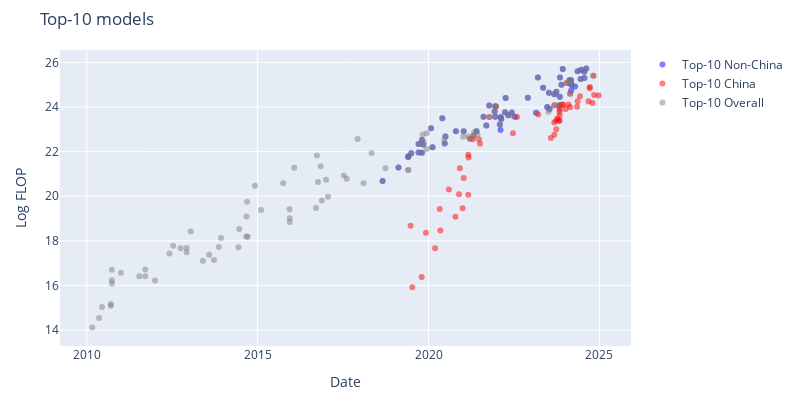

The notebook cell this image was saved under:
### Code cell
non_china_df = df_filtered[df_filtered['category'] == 'Non-China']
china_df = df_filtered[df_filtered['category'] == 'China']
recent_top_models_df = top_models_df[top_models_df['date'] > pd.to_datetime('2010-01-01')]

fig = go.Figure()

fig.add_trace(go.Scatter(
    x=non_china_df['date'],
    y=non_china_df['log_flop'],
    mode='markers',
    marker=dict(color=colors['Non-China'], opacity=0.5),
    text=non_china_df['Model'],
    hoverinfo='text',
    name=f'Top-{top_n} Non-China'
))

fig.add_trace(go.Scatter(
    x=china_df['date'],
    y=china_df['log_flop'],
    mode='markers',
    marker=dict(color=colors['China'], opacity=0.5),
    text=china_df['Model'],
    hoverinfo='text',
    name=f'Top-{top_n} China'
))

fig.add_trace(go.Scatter(
    x=recent_top_models_df['date'],
    y=recent_top_models_df['log_flop'],
    mode='markers',
    marker=dict(color='grey', opacity=0.5),
    text=recent_top_models_df['Model'],
    hoverinfo='text',
    name=f'Top-{top_n} Overall'
))

fig.update_layout(
    width=800,
    height=400,
    xaxis_title='Date',
    yaxis_title='Log FLOP',
    title=f'Top-{top_n} models',
    margin=dict(t=50, l=60, r=60, b=50),
)

save_plot(fig, results_dir, f'top_{top_n}_models_without_kickstarting')

fig.show()

### Figure 1 — Plotly figure (JSON) as saved in the notebook; plotly's stock layout.template omitted (floating-point values rounded to 4 significant figures)
{"data": [{"hoverinfo": "text", "marker": {"color": "blue", "opacity": 0.5}, "mode": "markers", "name": "Top-10 Non-China", "text": ["Big Transformer for Back-Translation", "GPT-2 (1.5B)", "Grover-Mega", "XLNet", "RoBERTa Large", "Megatron-LM (8.3B)", "Megatron-BERT", "T5-11B", "T5-3B", "XLM-RoBERTa", "Meena", "Turing-NLG", "GPT-3 175B (davinci)", "GPT-3 13B", "GShard (dense)", "mT5-XXL", "Switch", "ByT5-XXL", "Jurassic-1-Jumbo", "HyperCLOVA 82B", "Megatron-Turing NLG 530B", "Gopher (280B)", "GLaM", "EXAONE 1.0", "AlphaCode", "GPT-NeoX-20B", "LaMDA", "ST-MoE", "Chinchilla", "PaLM (540B)", "OPT-175B", "BIG-G 137B", "BLOOM-176B", "GPT-3.5", "LLaMA-65B", "GPT-4", "PaLM 2", "Inflection-1", "Claude 2", "Llama 2-70B", "Falcon-180B", "Amazon Titan", "Mi:dm 200B", "Grok-1", "GPT-4 Turbo", "Inflection-2", "Gemini 1.0 Ultra", "Gemini 1.5 Pro", "Mistral Large", "Claude 3 Opus", "Aramco Metabrain AI", "Claude 3 Sonnet", "Inflection-2.5", "Reka Core", "GPT-4o", "Nemotron-4 340B", "Claude 3.5 Sonnet", "Llama 3.1-405B", "Mistral Large 2", "Grok-2"], "type": "scatter", "x": ["2018-08-28T00:00:00", "2019-02-14T00:00:00", "2019-05-29T00:00:00", "2019-06-01T00:00:00", "2019-07-01T00:00:00", "2019-09-17T00:00:00", "2019-09-17T00:00:00", "2019-10-23T00:00:00", "2019-10-23T00:00:00", "2019-11-05T00:00:00", "2020-01-28T00:00:00", "2020-02-13T00:00:00", "2020-05-28T00:00:00", "2020-06-22T00:00:00", "2020-06-30T00:00:00", "2020-10-20T00:00:00", "2021-01-11T00:00:00", "2021-05-28T00:00:00", "2021-08-11T00:00:00", "2021-09-10T00:00:00", "2021-10-11T00:00:00", "2021-12-08T00:00:00", "2021-12-13T00:00:00", "2021-12-14T00:00:00", "2022-02-02T00:00:00", "2022-02-09T00:00:00", "2022-02-10T00:00:00", "2022-02-17T00:00:00", "2022-03-29T00:00:00", "2022-04-04T00:00:00", "2022-05-02T00:00:00", "2022-06-09T00:00:00", "2022-07-11T00:00:00", "2022-11-28T00:00:00", "2023-02-24T00:00:00", "2023-03-15T00:00:00", "2023-05-10T00:00:00", "2023-06-23T00:00:00", "2023-07-11T00:00:00", "2023-07-18T00:00:00", "2023-09-06T00:00:00", "2023-09-28T00:00:00", "2023-10-31T00:00:00", "2023-11-04T00:00:00", "2023-11-06T00:00:00", "2023-11-22T00:00:00", "2023-12-06T00:00:00", "2024-02-15T00:00:00", "2024-02-26T00:00:00", "2024-03-04T00:00:00", "2024-03-04T00:00:00", "2024-03-04T00:00:00", "2024-03-07T00:00:00", "2024-04-15T00:00:00", "2024-05-13T00:00:00", "2024-06-14T00:00:00", "2024-06-20T00:00:00", "2024-07-23T00:00:00", "2024-07-24T00:00:00", "2024-08-13T00:00:00"], "y": [20.68, 21.28, 21.76, 21.79, 21.93, 21.96, 22.34, 22.52, 21.95, 22.32, 23.05, 22.2, 23.5, 22.36, 22.68, 22.91, 22.91, 22.91, 23.57, 23.17, 24.07, 23.8, 23.56, 24.03, 23.21, 22.97, 23.55, 23.46, 23.76, 24.4, 23.63, 23.75, 23.56, 24.41, 23.74, 25.32, 24.87, 24.0, 24.64, 23.91, 24.58, 24.68, 24.08, 24.46, 25.32, 25.0, 25.7, 25.2, 25.05, 25.2, 25.02, 24.74, 25.0, 24.92, 25.6, 25.26, 25.67, 25.58, 25.3, 25.72]}, {"hoverinfo": "text", "marker": {"color": "red", "opacity": 0.5}, "mode": "markers", "name": "Top-10 China", "text": ["Tensorized Transformer (257M)", "R-Transformer", "LSTM(large)+Sememe+cell", "MMLSTM", "TransformerXL + spectrum control", "Segatron XL large, M=384", "NAS+ESS (156M)", "ERNIE-GEN (large)", "Memformer (4 encoder + 16 decoder)", "KEPLER", "CPM-Large", "ERNIE-Doc (247M)", "Wu Dao - Wen Yuan", "Wu Dao - Wen Lan", "Wu Dao - Wen Hui", "M6-T", "GLM-10B", "PLUG", "PanGu-α", "CPM-2", "ERNIE 3.0", "Yuan 1.0", "ERNIE 3.0 Titan", "CodeGeeX", "GLM-130B", "PanGu-Σ", "JIANG", "Baichuan2-13B", "Hunyuan", "FLM-101B", "Qwen-7B", "Qwen-14B", "CodeFuse-13B", "Skywork-13B", "Nanbeige-16B", "BlueLM 175B", "BlueLM 130B", "BlueLM 70B", "Yi-34B", "Qwen-72B", "XVERSE-65B-2", "DeepSeek LLM 67B", "GLM-4 (0116)", "Qwen1.5-72B", "MegaScale (530B)", "MegaScale (Production)", "DeepSeek-V2 (MoE-236B)", "Yi-Large", "Qwen2-72B", "DeepSeek-V2.5", "Qwen2.5-72B", "Telechat2-115B", "Yi-Lightning", "Doubao-pro", "Hunyuan-Large", "DeepSeek-V3"], "type": "scatter", "x": ["2019-06-24T00:00:00", "2019-07-12T00:00:00", "2019-10-20T00:00:00", "2019-12-05T00:00:00", "2020-03-11T00:00:00", "2020-04-30T00:00:00", "2020-05-06T00:00:00", "2020-08-06T00:00:00", "2020-10-14T00:00:00", "2020-11-23T00:00:00", "2020-12-01T00:00:00", "2020-12-31T00:00:00", "2021-01-11T00:00:00", "2021-03-01T00:00:00", "2021-03-01T00:00:00", "2021-03-05T00:00:00", "2021-03-18T00:00:00", "2021-04-19T00:00:00", "2021-04-25T00:00:00", "2021-06-24T00:00:00", "2021-07-05T00:00:00", "2021-10-12T00:00:00", "2021-12-23T00:00:00", "2022-06-22T00:00:00", "2022-08-04T00:00:00", "2023-03-20T00:00:00", "2023-08-01T00:00:00", "2023-09-06T00:00:00", "2023-09-07T00:00:00", "2023-09-07T00:00:00", "2023-09-28T00:00:00", "2023-09-28T00:00:00", "2023-10-10T00:00:00", "2023-10-30T00:00:00", "2023-11-01T00:00:00", "2023-11-02T00:00:00", "2023-11-02T00:00:00", "2023-11-02T00:00:00", "2023-11-02T00:00:00", "2023-11-30T00:00:00", "2023-12-08T00:00:00", "2024-01-05T00:00:00", "2024-01-17T00:00:00", "2024-02-04T00:00:00", "2024-02-23T00:00:00", "2024-02-23T00:00:00", "2024-05-07T00:00:00", "2024-05-13T00:00:00", "2024-06-07T00:00:00", "2024-09-06T00:00:00", "2024-09-19T00:00:00", "2024-09-20T00:00:00", "2024-10-18T00:00:00", "2024-10-28T00:00:00", "2024-11-06T00:00:00", "2024-12-24T00:00:00"], "y": [18.68, 15.92, 16.38, 18.37, 17.66, 19.42, 18.46, 20.3, 19.08, 20.09, 21.26, 19.46, 20.81, 21.86, 20.06, 21.74, 22.58, 22.56, 22.71, 22.56, 22.35, 23.55, 24.02, 22.82, 23.55, 23.67, 22.61, 23.31, 24.08, 22.76, 23.0, 23.4, 23.49, 23.4, 23.38, 24.02, 23.89, 23.62, 23.79, 24.11, 24.1, 23.91, 25.08, 24.11, 23.99, 24.59, 24.01, 24.26, 24.48, 24.25, 24.89, 24.84, 24.18, 25.4, 24.54, 24.52]}, {"hoverinfo": "text", "marker": {"color": "grey", "opacity": 0.5}, "mode": "markers", "name": "Top-10 Overall", "text": ["6-layer MLP (MNIST)", "Feedforward NN", "iCCCP", "Pooling CNN (Caltech 101)", "Pooling CNN (NORB)", "RNN 1000/5 + RT09 LM (NIST RT05)", "RNN 500/10 + RT09 LM (NIST RT05)", "KN5 LM + RNN 400/10 (WSJ)", "Deep Autoencoders", "High Performance CNN", "CNN Committee (NIST)", "CNN Committee (MNIST)", "LSTM LM", "Dropout (ImageNet)", "Unsupervised High-level Feature Learner", "AlexNet", "DistBelief Speech", "DNN EM segmentation", "DistBelief NNLM", "ReLU-Speech", "Hierarchical Scene Labeling", "Mitosis", "Visualizing CNNs", "TransE", "GANs", "SPPNet", "RNNsearch-50*", "VGG16", "Seq2Seq LSTM", "GoogLeNet / InceptionV1", "SNM-skip", "MSRA (C, PReLU)", "AlphaGo Fan", "DeepSpeech2 (English)", "ResNet-152 (ImageNet)", "ResNet-101 (ImageNet)", "AlphaGo Lee", "ResNet-200", "GNMT", "Xception", "NASv3 (CIFAR-10)", "PolyNet", "Libratus", "MoE-Multi", "JFT", "OpenAI TI7 DOTA 1v1", "AlphaZero", "AmoebaNet-A (F=448)", "ResNeXt-101 32x48d", "Big Transformer for Back-Translation", "BigGAN-deep 512x512", "GPT-2 (1.5B)", "Grover-Mega", "MnasNet-A3", "MnasNet-A1 + SSDLite", "XLNet", "RoBERTa Large", "Megatron-BERT", "Megatron-LM (8.3B)", "T5-3B", "T5-11B", "AlphaStar", "XLM-RoBERTa", "Noisy Student (L2)", "OpenAI Five Rerun", "OpenAI Five", "Meena", "Turing-NLG", "GPT-3 175B (davinci)", "iGPT-XL", "GPT-3 13B", "GShard (dense)", "mT5-XXL", "DALL-E", "Switch", "Meta Pseudo Labels", "GLM-10B", "PanGu-α", "ProtT5-XXL", "ByT5-XXL", "ViT-G/14", "Jurassic-1-Jumbo", "HyperCLOVA 82B", "Megatron-Turing NLG 530B", "Yuan 1.0", "Gopher (280B)", "GLaM", "EXAONE 1.0", "ERNIE 3.0 Titan", "AlphaCode", "LaMDA", "ST-MoE", "Chinchilla", "PaLM (540B)", "OPT-175B", "BIG-G 137B", "Parti", "GPT-3.5", "LLaMA-65B", "GPT-4", "PaLM 2", "Inflection-1", "xTrimoPGLM -100B", "Claude 2", "Llama 2-70B", "Falcon-180B", "Hunyuan", "Amazon Titan", "Mi:dm 200B", "Grok-1", "GPT-4 Turbo", "Inflection-2", "Gemini 1.0 Ultra", "GLM-4 (0116)", "Gemini 1.5 Pro", "MegaScale (Production)", "Mistral Large", "Claude 3 Opus", "Aramco Metabrain AI", "Inflection-2.5", "GPT-4o", "Nemotron-4 340B", "Claude 3.5 Sonnet", "Llama 3.1-405B", "Mistral Large 2", "Grok-2", "Doubao-pro"], "type": "scatter", "x": ["2010-03-01T00:00:00", "2010-05-13T00:00:00", "2010-06-13T00:00:00", "2010-09-15T00:00:00", "2010-09-15T00:00:00", "2010-09-26T00:00:00", "2010-09-26T00:00:00", "2010-09-26T00:00:00", "2011-01-01T00:00:00", "2011-07-16T00:00:00", "2011-09-18T00:00:00", "2011-09-18T00:00:00", "2012-01-01T00:00:00", "2012-06-03T00:00:00", "2012-07-12T00:00:00", "2012-09-30T00:00:00", "2012-12-03T00:00:00", "2012-12-03T00:00:00", "2013-01-16T00:00:00", "2013-05-26T00:00:00", "2013-08-01T00:00:00", "2013-09-22T00:00:00", "2013-11-12T00:00:00", "2013-12-05T00:00:00", "2014-06-10T00:00:00", "2014-06-18T00:00:00", "2014-09-01T00:00:00", "2014-09-04T00:00:00", "2014-09-10T00:00:00", "2014-09-17T00:00:00", "2014-12-03T00:00:00", "2015-02-06T00:00:00", "2015-10-01T00:00:00", "2015-12-08T00:00:00", "2015-12-10T00:00:00", "2015-12-10T00:00:00", "2016-01-27T00:00:00", "2016-09-17T00:00:00", "2016-09-26T00:00:00", "2016-10-07T00:00:00", "2016-11-05T00:00:00", "2016-11-17T00:00:00", "2017-01-01T00:00:00", "2017-01-23T00:00:00", "2017-07-10T00:00:00", "2017-08-11T00:00:00", "2017-12-05T00:00:00", "2018-02-05T00:00:00", "2018-05-02T00:00:00", "2018-08-28T00:00:00", "2018-09-28T00:00:00", "2019-02-14T00:00:00", "2019-05-29T00:00:00", "2019-05-29T00:00:00", "2019-05-29T00:00:00", "2019-06-01T00:00:00", "2019-07-01T00:00:00", "2019-09-17T00:00:00", "2019-09-17T00:00:00", "2019-10-23T00:00:00", "2019-10-23T00:00:00", "2019-10-30T00:00:00", "2019-11-05T00:00:00", "2019-11-11T00:00:00", "2019-12-13T00:00:00", "2019-12-13T00:00:00", "2020-01-28T00:00:00", "2020-02-13T00:00:00", "2020-05-28T00:00:00", "2020-06-17T00:00:00", "2020-06-22T00:00:00", "2020-06-30T00:00:00", "2020-10-20T00:00:00", "2021-01-05T00:00:00", "2021-01-11T00:00:00", "2021-03-01T00:00:00", "2021-03-18T00:00:00", "2021-04-25T00:00:00", "2021-05-04T00:00:00", "2021-05-28T00:00:00", "2021-06-08T00:00:00", "2021-08-11T00:00:00", "2021-09-10T00:00:00", "2021-10-11T00:00:00", "2021-10-12T00:00:00", "2021-12-08T00:00:00", "2021-12-13T00:00:00", "2021-12-14T00:00:00", "2021-12-23T00:00:00", "2022-02-02T00:00:00", "2022-02-10T00:00:00", "2022-02-17T00:00:00", "2022-03-29T00:00:00", "2022-04-04T00:00:00", "2022-05-02T00:00:00", "2022-06-09T00:00:00", "2022-06-22T00:00:00", "2022-11-28T00:00:00", "2023-02-24T00:00:00", "2023-03-15T00:00:00", "2023-05-10T00:00:00", "2023-06-23T00:00:00", "2023-07-06T00:00:00", "2023-07-11T00:00:00", "2023-07-18T00:00:00", "2023-09-06T00:00:00", "2023-09-07T00:00:00", "2023-09-28T00:00:00", "2023-10-31T00:00:00", "2023-11-04T00:00:00", "2023-11-06T00:00:00", "2023-11-22T00:00:00", "2023-12-06T00:00:00", "2024-01-17T00:00:00", "2024-02-15T00:00:00", "2024-02-23T00:00:00", "2024-02-26T00:00:00", "2024-03-04T00:00:00", "2024-03-04T00:00:00", "2024-03-07T00:00:00", "2024-05-13T00:00:00", "2024-06-14T00:00:00", "2024-06-20T00:00:00", "2024-07-23T00:00:00", "2024-07-24T00:00:00", "2024-08-13T00:00:00", "2024-10-28T00:00:00"], "y": [14.12, 14.54, 15.03, 15.09, 15.16, 16.7, 16.09, 16.23, 16.57, 16.41, 16.41, 16.72, 16.22, 17.44, 17.78, 17.67, 17.49, 17.68, 18.42, 17.11, 17.38, 17.14, 17.73, 18.13, 17.71, 18.53, 18.19, 19.09, 19.75, 18.18, 20.47, 19.38, 20.58, 19.41, 19.02, 18.85, 21.28, 19.47, 21.82, 20.64, 21.34, 19.81, 20.74, 19.97, 20.93, 20.78, 22.56, 20.59, 21.94, 20.68, 21.26, 21.28, 21.76, 21.18, 21.18, 21.79, 21.93, 22.34, 21.96, 21.95, 22.52, 22.77, 22.32, 22.42, 22.11, 22.83, 23.05, 22.2, 23.5, 22.52, 22.36, 22.68, 22.91, 22.67, 22.91, 22.68, 22.58, 22.71, 22.87, 22.91, 22.77, 23.57, 23.17, 24.07, 23.55, 23.8, 23.56, 24.03, 24.02, 23.21, 23.55, 23.46, 23.76, 24.4, 23.63, 23.75, 23.6, 24.41, 23.74, 25.32, 24.87, 24.0, 23.79, 24.64, 23.91, 24.58, 24.08, 24.68, 24.08, 24.46, 25.32, 25.0, 25.7, 25.08, 25.2, 24.59, 25.05, 25.2, 25.02, 25.0, 25.6, 25.26, 25.67, 25.58, 25.3, 25.72, 25.4]}], "layout": {"height": 400, "margin": {"b": 50, "l": 60, "r": 60, "t": 50}, "title": {"text": "Top-10 models"}, "width": 800, "xaxis": {"title": {"text": "Date"}}, "yaxis": {"title": {"text": "Log FLOP"}}}}
